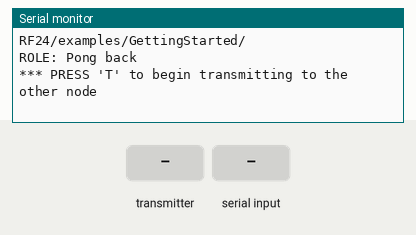
Bench run of a sketch on a simulated Arduino Uno, built with avr-gcc and run on an emulated ATmega328P. Shown: the last lines printed to the serial monitor. Inputs (shaded band) come from the test bench. No radio packets arrive unless stated.

Above: at 1.2 s.
1.3 s: the transmitter starts sending got_time = 0
At 1.37 s:
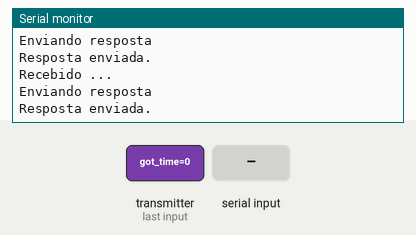
2.8 s: "T" received over Serial
At 3.6 s:
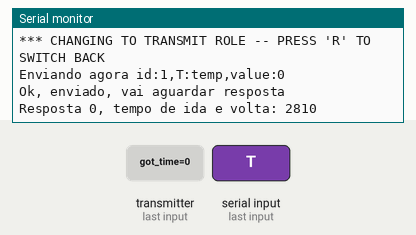

The sketch:

RF24Start.ino
```cpp
#include <SPI.h>
#include "nRF24L01.h"
#include "RF24.h"
#include "printf.h"

RF24 radio(9,10);

const uint64_t pipes[2] = {0xABCDABCD72LL,0xABCDABCD71LL};

typedef enum { role_ping_out = 1, role_pong_back } role_e;

const char* role_friendly_name[] = { "invalid", "Ping out", "Pong back"};

role_e role = role_pong_back;

int valor = 0;

void setup(void)
{

  Serial.begin(57600);
  printf_begin();
  printf("\n\rRF24/examples/GettingStarted/\n\r");
  printf("ROLE: %s\n\r",role_friendly_name[role]);
  printf("*** PRESS 'T' to begin transmitting to the other node\n\r");
  radio.begin();

  radio.enableDynamicPayloads();

  radio.setRetries(15,15);

  radio.openWritingPipe(pipes[0]);
  radio.openReadingPipe(1,pipes[1]);

  radio.startListening();
  radio.printDetails();
}

void loop(void){
  if (role == role_ping_out){
    radio.stopListening();

    char msg[40];

    sprintf(msg, "id:%d,T:temp,value:%i",1,(valor++));

    unsigned long time = millis();
    printf("Enviando agora %s\n\r",msg);

    bool ok = radio.write(&msg, strlen(msg));

    if (ok)
      printf("Ok, enviado, vai aguardar resposta\n\r");
    else
      printf("Falhou envio.\n\r");

    radio.startListening();

    unsigned long started_waiting_at = millis();
    bool timeout = false;
    while ( ! radio.available() && ! timeout )
      if (millis() - started_waiting_at > 50 )
        timeout = true;
    if ( timeout ){
      printf("Timeout na resposta.\n\r");
    }else{
      unsigned long got_time;
      radio.read(&got_time, sizeof(unsigned long) );
      printf("Resposta %lu, tempo de ida e volta: %lu\n\r", got_time, millis()-got_time);
    }
    delay(1000);
  }

  if ( role == role_pong_back ){

    if ( radio.available()){
      char msg[40] = "";
      int len = radio.getDynamicPayloadSize();
      radio.read( &msg, len );

      printf("Recebido %s...\n\r",&msg);

      radio.stopListening();
      printf("Enviando resposta %s\n\r",msg);

      bool okResposta = radio.write(&msg, strlen(msg));
      if(okResposta)
        printf("Resposta enviada.\n\r");
      else
        printf("Erro ao enviar resposta\n\r");
      radio.startListening();
    }
  }

  if ( Serial.available() )
  {
    char c = toupper(Serial.read());
    if ( c == 'T' && role == role_pong_back )
    {
      printf("*** CHANGING TO TRANSMIT ROLE -- PRESS 'R' TO SWITCH BACK\n\r");
      role = role_ping_out;
      radio.openWritingPipe(pipes[0]);
      radio.openReadingPipe(1,pipes[1]);
    }
    else if ( c == 'R' && role == role_ping_out )
    {
      printf("*** CHANGING TO RECEIVE ROLE -- PRESS 'T' TO SWITCH BACK\n\r");
      role = role_pong_back;
      radio.openWritingPipe(pipes[1]);
      radio.openReadingPipe(1,pipes[0]);
    }
  }
}
```

printf.h
```cpp
// (licence header left out)
/**
 * @file printf.h
 *
 * Setup necessary to direct stdout to the Arduino Serial library, which
 * enables 'printf'
 */

#ifndef __PRINTF_H__
#define __PRINTF_H__

#ifdef ARDUINO

int serial_putc( char c, FILE * )
{
  Serial.write( c );

  return c;
}

void printf_begin(void)
{
  fdevopen( &serial_putc, 0 );
}

#else
#error This example is only for use on Arduino.
#endif // ARDUINO

#endif // __PRINTF_H__
```

Measured:
- after the input at 1.3 s, the serial monitor: prints a new line at once (image 1)
- after the input at 2.8 s, the serial monitor: prints a new line at once (image 2)
